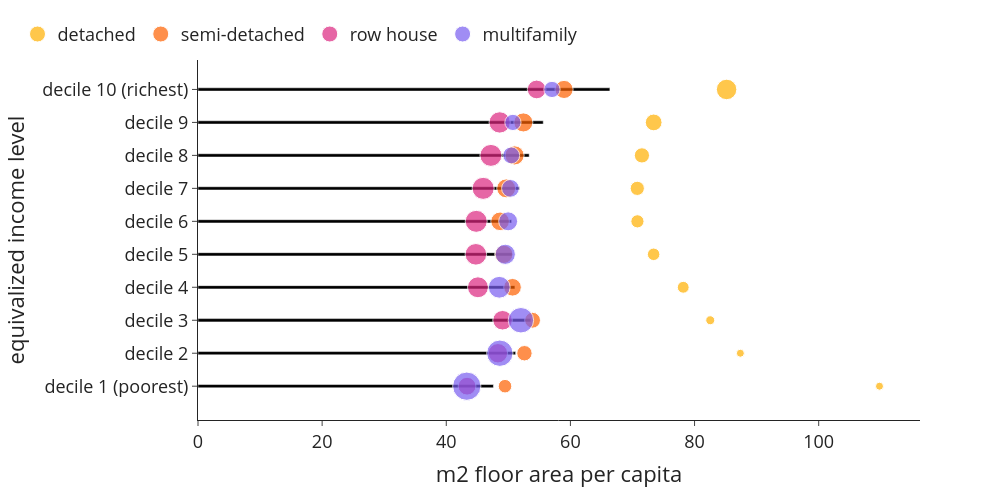

Write notebook code for a chart like this one.
### Code cell
bubblechart((use['size'+year+'_w1']*use['n_hhd']), use['n_hhdmem'+year], use['n_hhd'], 0, 1, 'm2 floor area per capita', 'equivalized income level', 'm2_per_cap_inc_type')

### Figure 1 — Plotly figure (JSON) as saved in the notebook; plotly's stock layout.template omitted (floating-point values rounded to 4 significant figures)
{"data": [{"alignmentgroup": "True", "hovertemplate": "m2 floor area per capita=%{x}<br>equivalized income level=%{y}<extra></extra>", "legendgroup": "", "marker": {"color": "#000000", "pattern": {"shape": ""}}, "name": "", "offsetgroup": "", "orientation": "h", "showlegend": false, "textposition": "auto", "type": "bar", "x": [47.6, 51.18, 53.64, 51.06, 50.61, 50.53, 51.81, 53.36, 55.63, 66.36], "xaxis": "x", "y": ["decile 1 (poorest)", "decile 2", "decile 3", "decile 4", "decile 5", "decile 6", "decile 7", "decile 8", "decile 9", "decile 10 (richest)"], "yaxis": "y"}, {"legendrank": 0, "marker": {"color": "#ffb000", "size": [32395, 27950, 41945, 72940, 81585, 90300, 104820, 120430, 145785, 218345], "sizemin": 4, "sizemode": "area", "sizeref": 1041.0}, "mode": "markers", "name": "detached", "showlegend": true, "type": "scatter", "x": [109.8, 87.38, 82.53, 78.18, 73.41, 70.8, 70.78, 71.52, 73.42, 85.16], "y": ["decile 1 (poorest)", "decile 2", "decile 3", "decile 4", "decile 5", "decile 6", "decile 7", "decile 8", "decile 9", "decile 10 (richest)"]}, {"legendrank": 1, "marker": {"color": "#fe6100", "size": [95435, 123450, 130370, 162075, 172470, 180210, 186820, 190580, 189560, 171500], "sizemin": 4, "sizemode": "area", "sizeref": 1041.0}, "mode": "markers", "name": "semi-detached", "showlegend": true, "type": "scatter", "x": [49.46, 52.59, 53.91, 50.67, 49.27, 48.67, 49.66, 51.01, 52.42, 58.98], "y": ["decile 1 (poorest)", "decile 2", "decile 3", "decile 4", "decile 5", "decile 6", "decile 7", "decile 8", "decile 9", "decile 10 (richest)"]}, {"legendrank": 2, "marker": {"color": "#dc267f", "size": [164970, 195995, 199015, 227065, 242180, 251775, 253330, 250285, 236150, 182020], "sizemin": 4, "sizemode": "area", "sizeref": 1041.0}, "mode": "markers", "name": "row house", "showlegend": true, "type": "scatter", "x": [43.35, 48.32, 49.07, 45.1, 44.77, 44.82, 45.94, 47.19, 48.61, 54.55], "y": ["decile 1 (poorest)", "decile 2", "decile 3", "decile 4", "decile 5", "decile 6", "decile 7", "decile 8", "decile 9", "decile 10 (richest)"]}, {"legendrank": 3, "marker": {"color": "#785ef0", "size": [416250, 361300, 337500, 246790, 212830, 186680, 163815, 147600, 137350, 137080], "sizemin": 4, "sizemode": "area", "sizeref": 1041.0}, "mode": "markers", "name": "multifamily", "showlegend": true, "type": "scatter", "x": [43.3, 48.63, 52.03, 48.54, 49.51, 49.97, 50.34, 50.47, 50.74, 57.03], "y": ["decile 1 (poorest)", "decile 2", "decile 3", "decile 4", "decile 5", "decile 6", "decile 7", "decile 8", "decile 9", "decile 10 (richest)"]}], "layout": {"bargap": 0.9, "barmode": "relative", "font": {"size": 18}, "height": 500, "legend": {"orientation": "h", "tracegroupgap": 0, "x": -0.25, "xanchor": "left", "y": 1.02, "yanchor": "bottom"}, "margin": {"t": 60}, "width": 1000, "xaxis": {"anchor": "y", "domain": [0, 1], "title": {"text": "m2 floor area per capita"}}, "yaxis": {"anchor": "x", "domain": [0, 1], "title": {"text": "equivalized income level"}}}}
